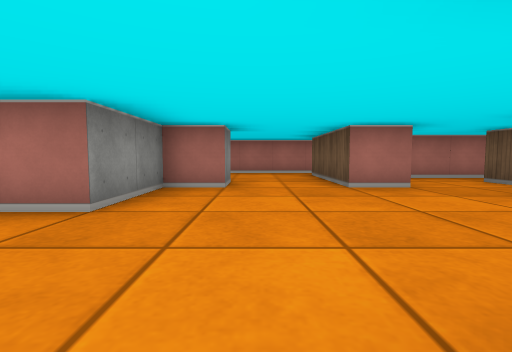
view 1 (above)

24 first-person views from a walk through a cub3D maze. The camera is about half as high as the walls, tilts 4° down and sees 85° across. The floor is counted in squares. Each view is taken from the middle of a square. On the plan, view 1 faces up. The plan holds only what a view shows up to about 9 squares ahead; the rest is blank.

view 2
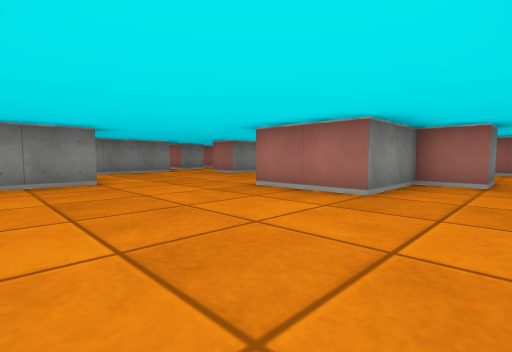

view 3
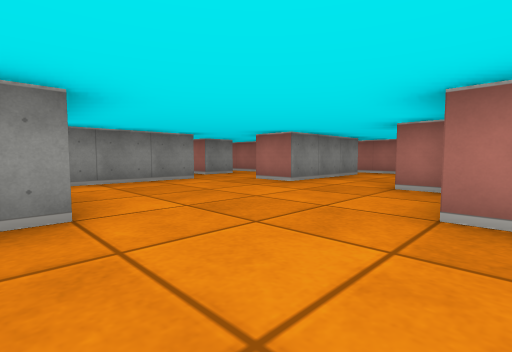

view 4
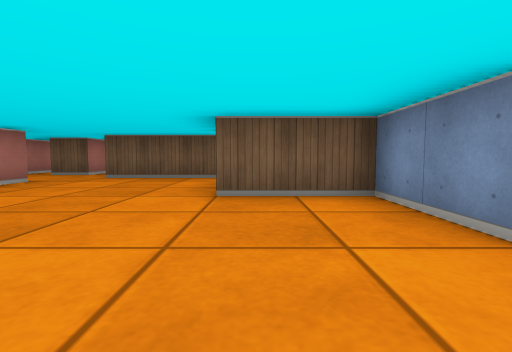

view 5
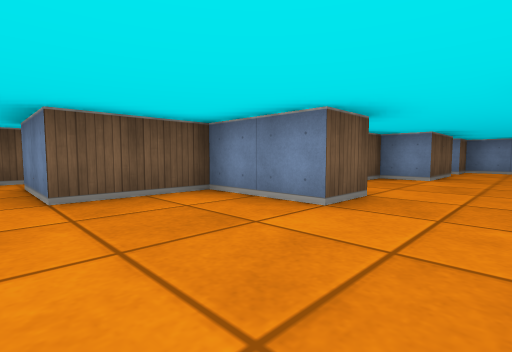

view 6
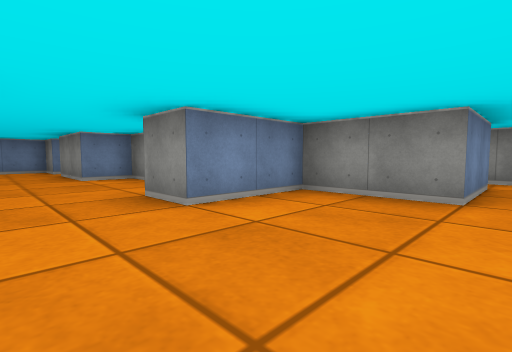

view 7
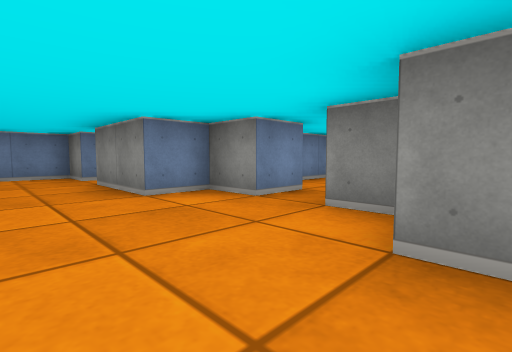

view 8
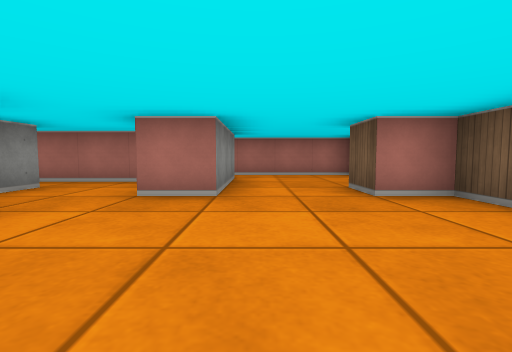

view 9
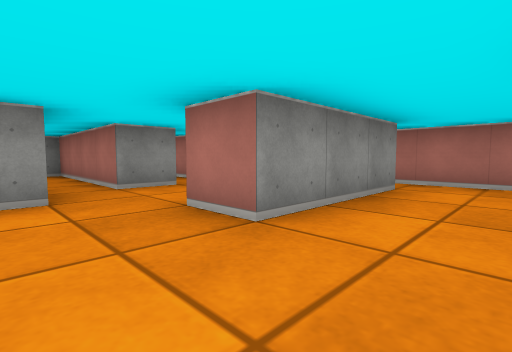

view 10
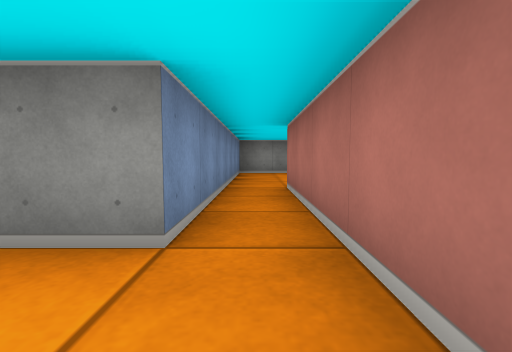

view 11
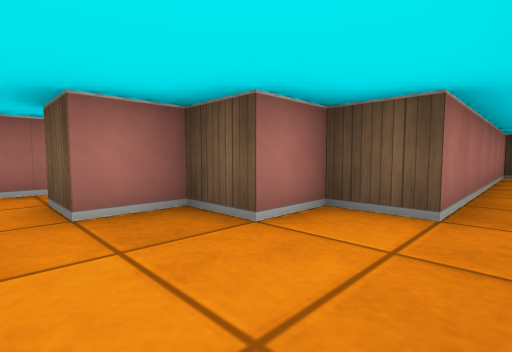

view 12
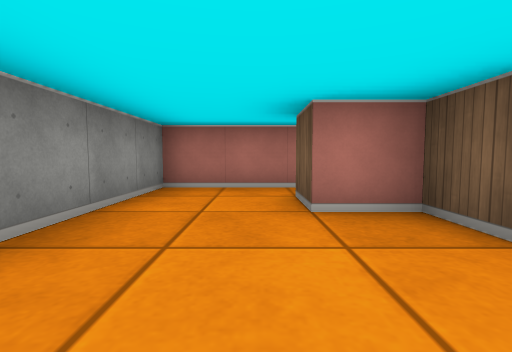

view 13
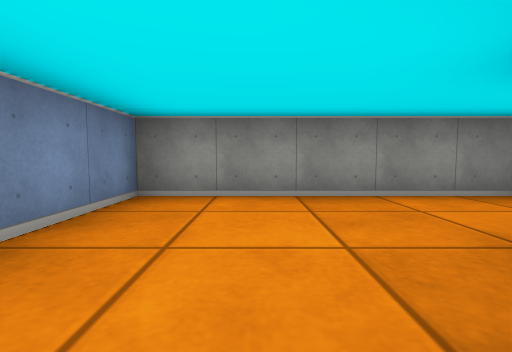

view 14
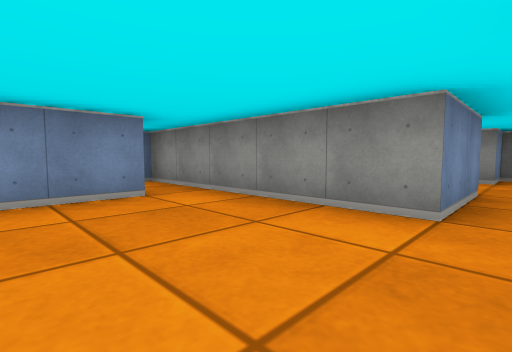

view 15
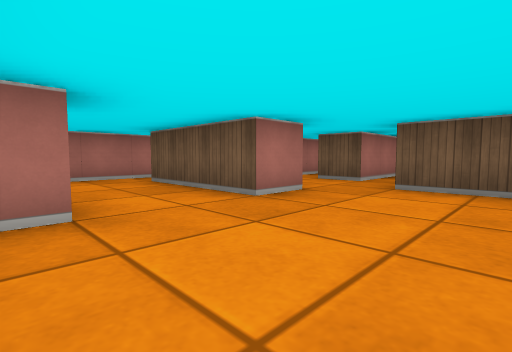

view 16
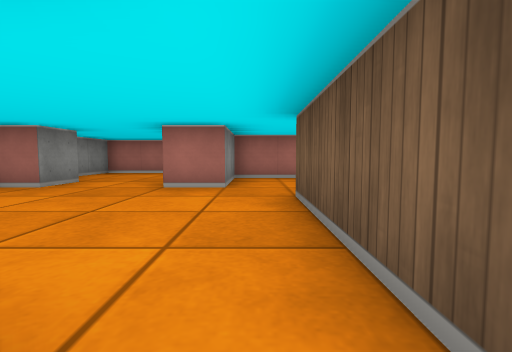

view 17
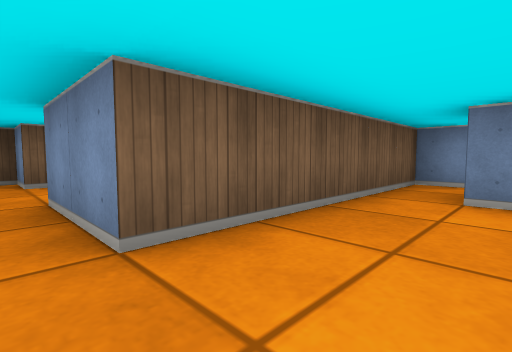

view 18
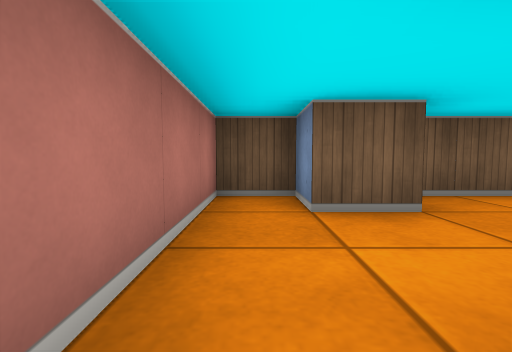

view 19
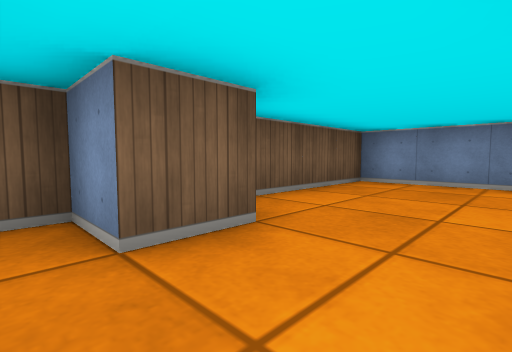

view 20
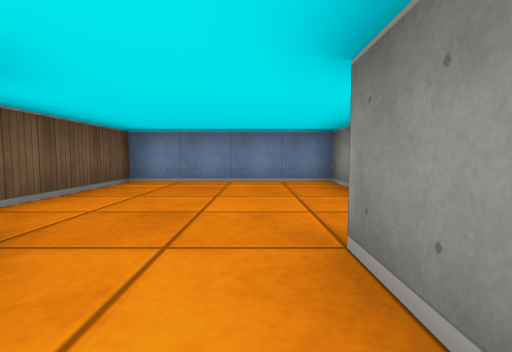

view 21
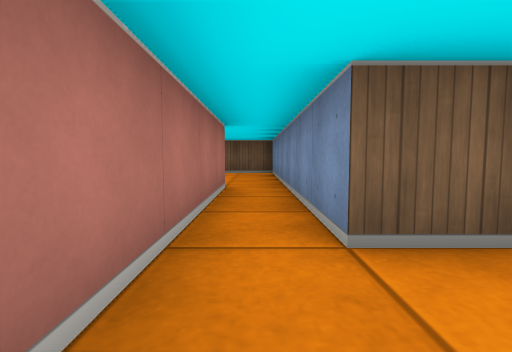

view 22
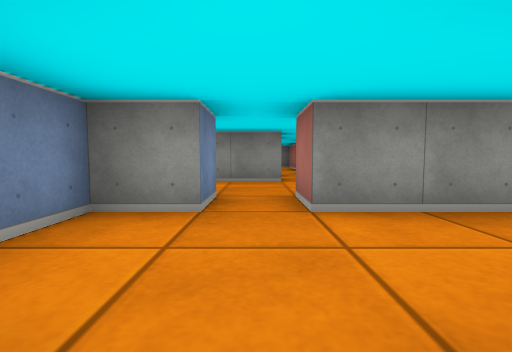

view 23
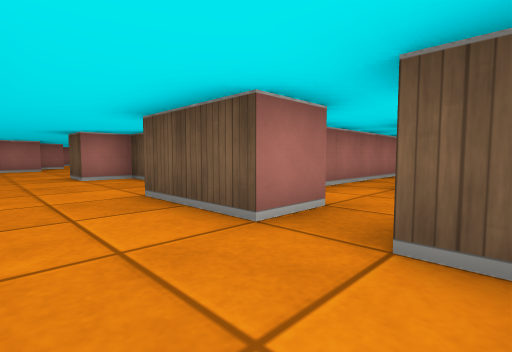

view 24
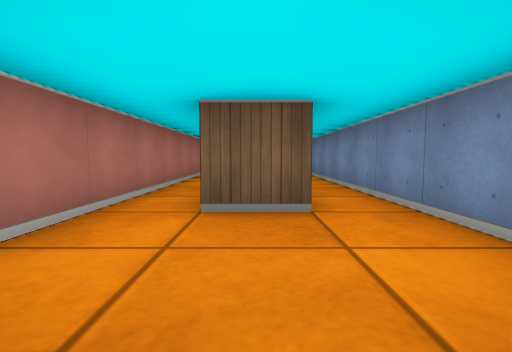

### Floor plan
Points are (right, up) in squares from view 1. A wall is a line through its corners. A room is listed if a view was taken in it or the views show most of it. See-through windows are left out.
Room 1 (views 1, 2, 3, 4, 5, 6, 7, 8, 9, 10, 14, 15, 16, 17, 21)
walls: (-3.5, 3.6) (-3.5, 4.5) (-4.5, 4.5) (-4.5, 5.5); (-0.5, 5.5) (-0.5, 4.5) (-1.5, 4.5) (-1.5, 2.5) (-3.5, 2.5); (-1.5, -2.5) (-1.5, -1.5) (0.5, -1.5) (0.5, 0.5) (2.5, 0.5); (2.5, 4.5) (1.5, 4.5) (1.5, 7.5) (4.5, 7.5); (-7.6, 0.5) (-5.5, 0.5) (-5.5, -1.5) (-3.5, -1.5) (-3.5, -2.5); (2.8, -1.5) (3.5, -1.5) (3.5, 3.5) (4.5, 3.5); (-3.4, 8.5) (-6.6, 8.5); (-6.5, 7.5) (-6.5, 4.5) (-7.5, 4.5); (-9.5, 3.5) (-8.5, 3.5) (-8.5, -1.5); (4.5, 8.5) (-1.5, 8.5) (-1.5, 7)
ways out: opening at (-7, 8) to room 2; opening at (5, 4) to room 3; opening at (-2.5, -2) to room 7; opening at (-8.5, 5) to room 8; opening at (-10, 4) to room 9; opening at (3.5, 5) to room 10; opening at (5, 8)
Room 2 (views 11, 12, 13)
walls: (-11.2, 12.5) (-13.5, 12.5) (-13.5, 7.5) (-6.5, 7.5); (-6.6, 8.5) (-9.5, 8.5) (-9.5, 9.5) (-10.5, 9.5) (-10.5, 10.5) (-11.5, 10.5) (-11.5, 11.5)
ways out: opening at (-7, 8) to room 1
Room 3 (views 18, 19, 20)
walls: (4.5, 3.5) (5.5, 3.5) (5.5, 2.5); (7.5, 2.4) (7.5, 3.5) (8.5, 3.5) (8.5, 4.5) (4.5, 4.5)
ways out: opening at (5, 4) to room 1; opening at (6.5, 3) to room 6
Room 4 (views 22, 24)
walls: (1.5, -8.6) (1.5, -7.5); (-0.4, -7.5) (-1.5, -7.5); (0.5, -9.5) (4.5, -9.5); (4.5, -6.5) (0.5, -6.5)
ways out: opening at (-1, -8) to room 5; opening at (4, -8)
Room 5 (view 23)
walls: (-3.5, -8.5) (-3.5, -9.5) (-1.5, -9.5) (-1.5, -8.5)
ways out: opening at (-1, -8) to room 4; opening at (-2.5, -6.5) to room 7; opening at (-4, -8)
Room 6 (no view inside)
walls: (4.5, -0.5) (4.5, -1.5) (8.5, -1.5) (8.5, 2)
ways out: opening at (6.5, 3) to room 3
Room 7 (no view inside)
walls: (-0.5, -3.2) (-0.5, -2.5) (-1.5, -2.5); (-4.5, -4.5) (-4.5, -5.5) (-3.5, -5.5) (-3.5, -7.5); (-1.5, -7.5) (-1.5, -5.5) (-0.5, -5.5) (-0.5, -4.8); (-4.5, -2.8) (-4.5, -3.5)
ways out: opening at (-2.5, -2) to room 1; opening at (-2.5, -6.5) to room 5; opening at (-5, -4)
Room 8 (no view inside)
walls: (-9.5, 5.6) (-9.5, 4.5); (-8.2, 6.5) (-11.4, 6.5)
ways out: opening at (-8.5, 5) to room 1
Room 9 (no view inside)
walls: (-10.5, 3.5) (-9.5, 3.5); (-9.5, 4.5) (-13.5, 4.5) (-13.5, 3.5) (-12.5, 3.5)
ways out: opening at (-10, 4) to room 1; opening at (-11.5, 3)
Room 10 (no view inside)
walls: (6.1, 6.5) (2.5, 6.5) (2.5, 4.5); (4.5, 4.5) (4.5, 5.5)
ways out: opening at (3.5, 5) to room 1

Positions as (right, up) in squares from view 1, and headings:
1: (0, 0), facing up
2: (0, -1), facing up-left
3: (-3, 0), facing up-left
4: (-3, 0), facing right
5: (-3, 1), facing down-right
6: (-2, 1), facing down-left
7: (-2, -2), facing down-left
8: (-6, 1), facing up
9: (-5, 3), facing up-left
10: (-5, 8), facing left
11: (-12, 8), facing up-right
12: (-12, 8), facing up
13: (-10, 9), facing left
14: (-6, 4), facing down-left
15: (-1, 2), facing up-right
16: (3, 0), facing up
17: (2, 4), facing down-right
18: (5, 4), facing right
19: (6, 4), facing down-right
20: (6, 4), facing down
21: (0, 8), facing right
22: (-1, -8), facing left
23: (-3, -9), facing up-right
24: (-1, -8), facing right
